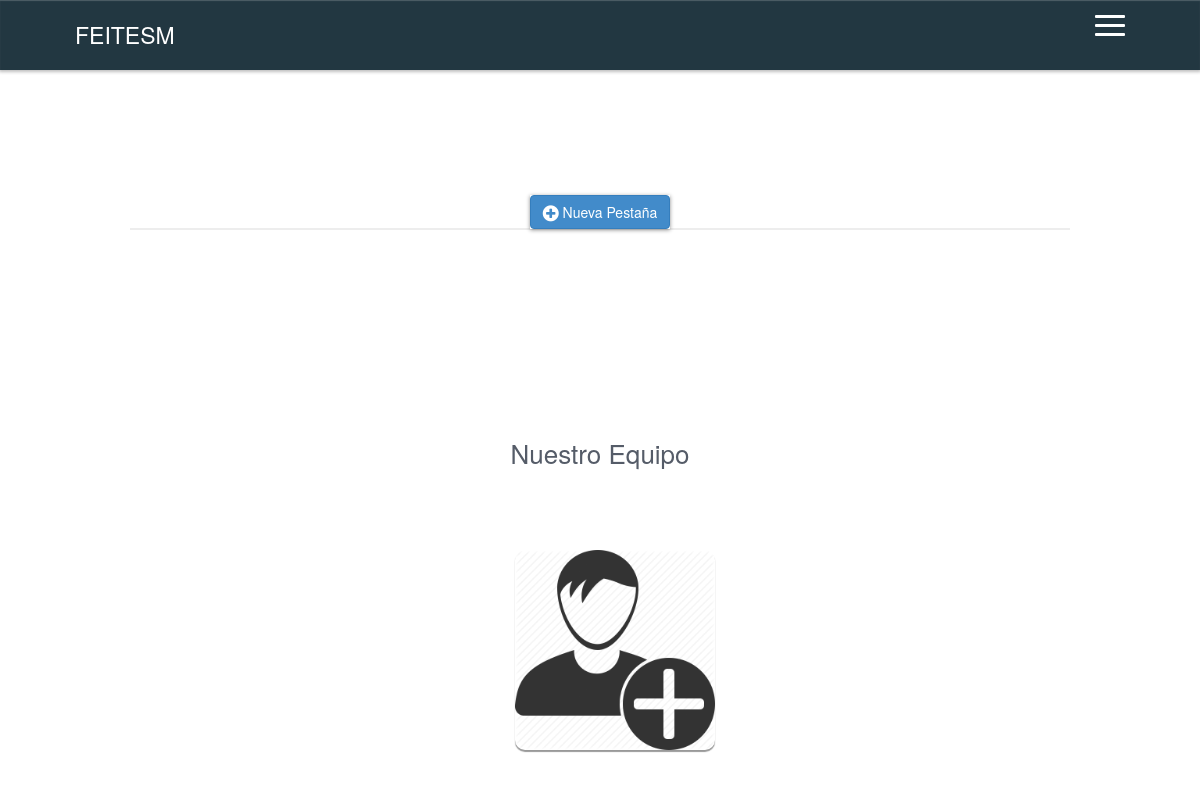
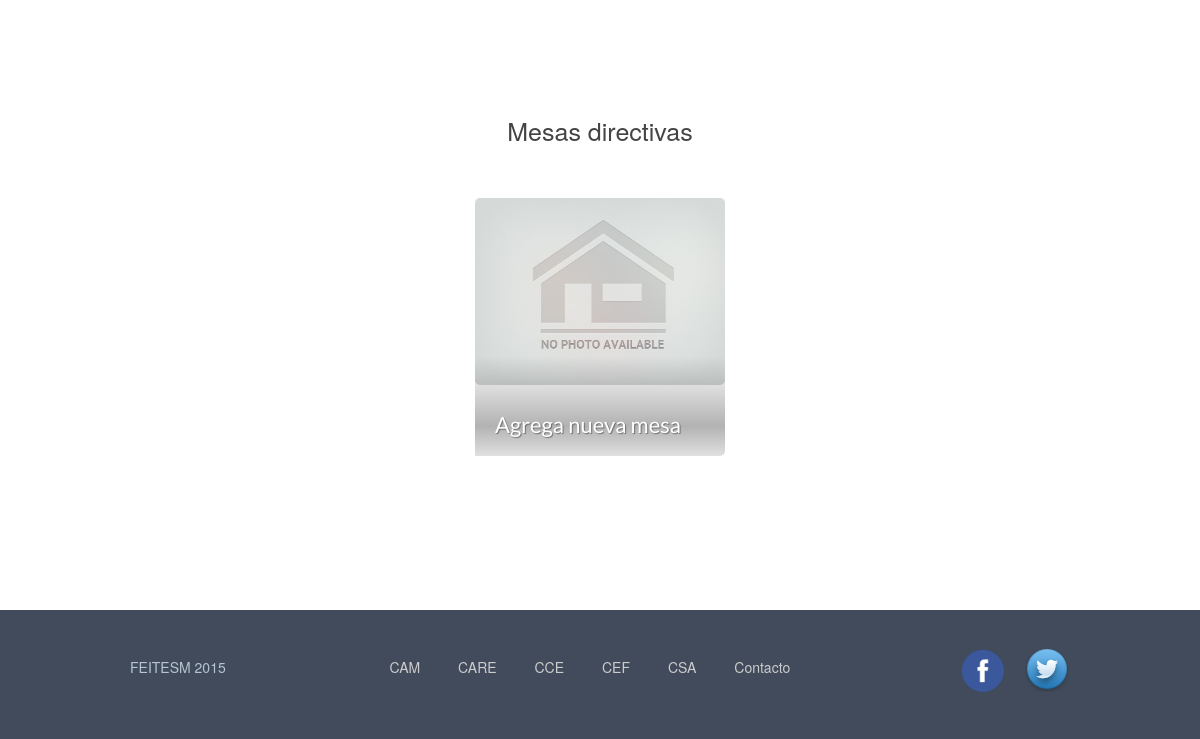
/CARE/care.php, run on an earlier commit of the app's database (2 pictures, top to bottom).
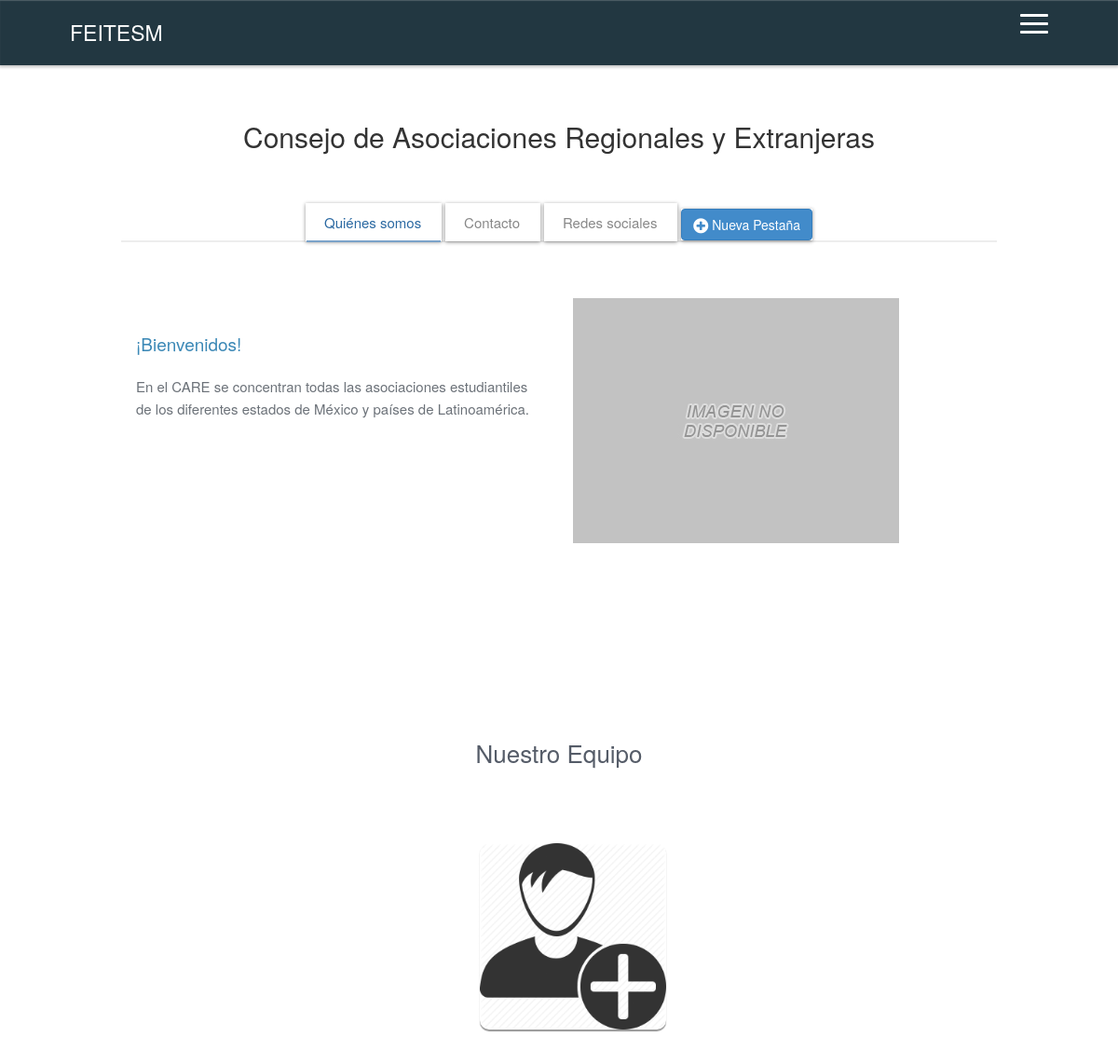
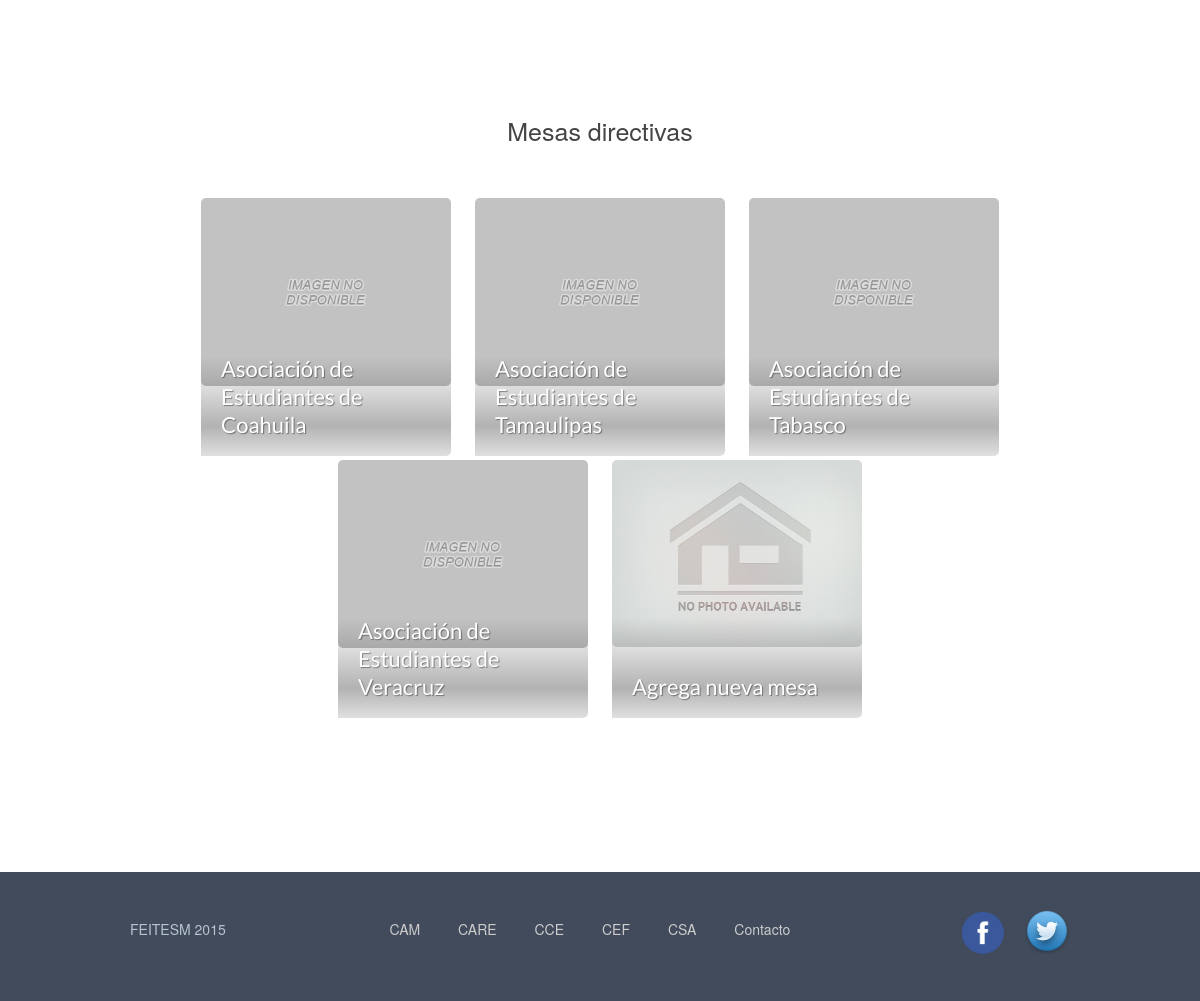
And on a later commit of the database (2 pictures, top to bottom).
### tables this page shows
CREATE TABLE IF NOT EXISTS `organizacion` (
  `id_org` int(11) NOT NULL AUTO_INCREMENT,
  `siglas` varchar(30) NOT NULL,
  `nombre` varchar(100) NOT NULL,
  `descripcion` varchar(600) NOT NULL,
  `email_contacto` varchar(50) DEFAULT NULL,
  `logo_url` varchar(255) NOT NULL DEFAULT 'images\\organizaciones\\default.jpg',
  `facebook` varchar(255) DEFAULT NULL,
  `twitter` varchar(255) DEFAULT NULL,
  `instagram` varchar(255) DEFAULT NULL,
  `id_org_padre` int(11) DEFAULT NULL,
  PRIMARY KEY (`id_org`),
  UNIQUE KEY `siglas` (`siglas`)
);

CREATE TABLE IF NOT EXISTS `informacion` (
  `id_inf` int(11) NOT NULL AUTO_INCREMENT,
  `id_org` int(11) NOT NULL,
  `tabla_titulo` varchar(60) NOT NULL DEFAULT 'Nueva Tab',
  `titulo` varchar(50) DEFAULT 'Titulo',
  `contenido` varchar(1200) DEFAULT 'Contenido',
  `img_url` varchar(255) DEFAULT '/feitesm-website/images/default.jpg',
  `contacto` tinyint(1) NOT NULL,
  `redes` tinyint(1) NOT NULL,
  PRIMARY KEY (`id_inf`),
  KEY `org_deletion` (`id_org`)
);

### classes/Database.php (called while the page is built, shortened)
<?php
class Database
{
	protected $mysqli;
	public function __construct()
	{
		$server = 'localhost';
		$user = 'root';
		$password = '';
		$databaseName = 'feitesm_website_db';
		$this->mysqli = new mysqli($server,$user,$password,$databaseName);
		mysqli_set_charset($this->mysqli,"utf8");
	}
	public function query($sql)
	{
		$sql2 = str_replace("\\","/",$sql);
		return $this->mysqli->query($sql2);
	}
	public function select($what,$from,$where)
	{
		$sql = "
			SELECT {$what}
			FROM {$from}
			WHERE {$where}
		";
		return $this->query($sql);
	}
}

### classes/Google_Auth.php (called while the page is built, shortened)
<?php
class Google_Auth
{
	public function __construct(Database $db = null, Google_Client $googleClient = null)
	{
		$this->client = $googleClient;
	}
	public function isLoggedIn()
	{
		return true;
	}
}

### classes/Resources_Manager.php (called while the page is built, shortened)
<?php
class Resources_Manager
{
	protected $db;
	public function __construct(Database $db = null){
		$this->db = $db;
	}
	public function getOrgID($orgSign)
	{
		$what = "id_org";
		$from = "organizacion";
		$where = "siglas = '{$orgSign}'";
		$return = $this->db->select($what,$from,$where);
		if ($return) {
			$return = $return->fetch_assoc();
			return $return["id_org"];
		}
		return null;
	}
	public function getTabsInfo($orgSign)
	{
		$id_org = $this->getOrgID($orgSign);
		$what = "*";
		$from = "informacion";
		$where = "id_org = '{$id_org}'";
		return $this->db->select($what,$from,$where);
	}
	public function getStaffInfo($orgSign)
	{
		$id_org = $this->getOrgID($orgSign);
		$what = "*";
		$from = "integrantes";
		$where = "id_org = '{$id_org}'";
		return $this->db->select($what,$from,$where);
	}
	public function getOrgInfo($orgSign){
		$id_org = $this->getOrgID($orgSign);
		$what = "*";
		$from = "organizacion";
		$where = "id_org = '{$id_org}'";
		return $this->db->select($what,$from,$where)->fetch_assoc();
	}
	public function getOrgChilds($orgSign){
		$id_org = $this->getOrgID($orgSign);
		$what = "*";
		$from = "organizacion";
		$where = "id_org_padre = '{$id_org}'";
		return $this->db->select($what,$from,$where);
	}
}
?>

### CARE/care.php (the view, shortened to what this page needs)
<?php
	$db = new Database;
	$googleClient = new Google_Client();
	$auth = new Google_Auth($db,$googleClient);
	$client = new Resources_Manager(new Database);
	$orgSign = "care";
	$thisOrg = $client->getOrgInfo($orgSign);
?>
<!DOCTYPE html>
<html>
<head>
	<link rel="stylesheet" type="text/css" href="../css/compiled/theme.css">
	<link rel="stylesheet" type="text/css" href="../css/vendor/font-awesome.css">
	<link rel="stylesheet" type="text/css" href="../css/vendor/animate.css">
	<link rel="stylesheet" type="text/css" href="../css/app.css">
</head>
<body id="features" >
	<div class="st-container">
		<?php include (__ROOT__.'/nav.php'); ?>
		<div class="st-pusher">
			<div class="st-content">
				<header class="navbar navbar-inverse normal" role="banner">
					<?php include (__ROOT__.'/header.php'); ?>
				</header>
				<div id="tabs">
					<div class="container">
						<div class="row header">
							<h2><?= $thisOrg['nombre'] ?></h2>
						</div>
						<?php
							$tabsInfo = $client->getTabsInfo($orgSign);
							if($tabsInfo->num_rows > 0 || $auth->isLoggedIn()) :
						?>
						<div class="row">
							<div class="col-md-12 tabs-wrapper">
								<ul class="nav nav-tabs">
									<?php
										while($row = $tabsInfo->fetch_assoc()):
									?>
									<li>
										<a class="tab_element" href="#Tab-<?=$row["id_inf"]?>" data-toggle="tab"> <?=$row["tabla_titulo"]?></a>
									</li>
									<?php
										endwhile;
										if($auth->isLoggedIn()):
									?>
									<li id="newTabButton">
											<button class="btn btn-large btn-primary" onclick="agregarTab()">
												<i class="fa fa-plus-circle fa-lg fa-align-center"></i>
												Nueva Pestaña
											</button>
										</li>
									<?php endif; ?>
								</ul>
								<div class="tab-content">
									<?php
										$tabsInfo = $client->getTabsInfo($orgSign);
										while($row = $tabsInfo->fetch_assoc()):
											if($row['contacto'] == 1):
									?>
									<div class="tab-pane fade" id="Tab-<?=$row["id_inf"]?>">
										<div class="col-md-12 message">
											<div id="contact-us">
												<div id="info-contact">
													<form role="form" id="contact-form" method="post" action="../php/secure_email_code.php">
														<div hidden>
															<p class="contacto">1</p>
															<p class="redes">0</p>
														</div>
														<div class="form-group">
															<label for="name">Nombre</label>
															<input type="text" name="name" class="form-control" id="name" />
															<input type="hidden" name= "to" id="to" value="<?= $thisOrg['email_contacto']?>"/>
															<input type="hidden" name= "pathRedireccion" id="to" value="/CARE/care.php"/>
														</div>
														<div class="form-group">
															<label for="email">Correo electr&oacute;nico</label>
															<input type="email" name="email" class="form-control" id="email" />
														</div>
														<div class="form-group">
															<label for="subject">Asunto</label>
															<input type="text" name="subject" class="form-control" id="subject" />
														</div>
														<div class="form-group">
															<label for="message">Tu mensaje</label>
															<textarea name="message" class="form-control" id="message" rows="6"></textarea>
														</div>
														<div class="submit">
															<input type="submit" class="button button-small" value="Enviar" />
														</div>
													</form>
												</div>
											</div>
										</div>
									</div>
									<?php elseif($row['redes'] == 1):?>
									<div class="tab-pane fade in" id="Tab-<?=$row["id_inf"]?>">
										<div hidden>
											<p class="contacto">0</p>
											<p class="redes">1</p>
										</div>
										<div class="col-md-6 info">
											<h4>Redes sociales</h4>
											<p><span>Facebook:</span>
											<a href="<?= $thisOrg['facebook'] ?>" target="_blank">
												caremty
											</a></p>
											<p><span>Twitter:</span>
											<a href="<?= $thisOrg['twitter'] ?>" target="_blank">
												care_mty
											</a></p>
											<p><span>Instagram:</span>
											<a href="<?= $thisOrg['instagram'] ?>" target="_blank">
												care_mty
											</a></p>
										</div>
										<div class="col-md-6 image">
											<img src="<?= $row["img_url"]?>" class="img-responsive" style="position: relative;top: 15px;" alt="picture3" />
										</div>
									</div>
									<?php else: ?>
									<div class="tab-pane fade in" id="Tab-<?=$row["id_inf"]?>">
										<div class="col-md-6 info">
											<h4 class ="titulo"><?=$row["titulo"]?></h4>
											<p class="contenido"><?=$row["contenido"]?></p>
										</div>
										<div class="col-md-6 image">
											<img src="<?=$row["img_url"]?>" class="img-responsive " alt="Foto" >
										</div>
									</div>
									<?php
										endif; endwhile;
									?>
								</div>
							</div>
						</div>
						<?php endif; ?>
					</div>
				</div>
				<?php
					$staffInfo = $client->getStaffInfo($orgSign);
					if($staffInfo->num_rows > 0 || $auth->isLoggedIn()):
						$cont = 0;
				?>
		  		<div class="container boxText">
		  			<div class="row header">
		  				<h3>Nuestro Equipo</h3>
		  			</div>
					<div id="about-us">
						<div id="info">
							<div class="container">
								<div class="row team">
									<?php
										if($auth->isLoggedIn()):
											if($cont == 0):
									?>
									<div class="col-md-12 team-row">
									<?php	endif; ?>
										<img rowN="<?=$cont?>" src="../images/personas/add.png" data-toggle="tooltip" title="Agrega nuevo integrante" alt="addNew"  />
									<?php	if($cont == 0): ?>
									</div>
									<?php
											endif;
										endif;
									?>
								</div>
							</div>
						</div>
					</div>
				</div>
				<?php endif ?>
				<?php
					$orgInfo = $client->getOrgChilds($orgSign);
					if($orgInfo->num_rows > 0 || $auth->isLoggedIn()):
				?>
				<div id="showcase">
					<div class="container">
						<div class="row header">
							<h3>Mesas directivas</h3>
						</div>
						<div class="row">
							<div class="col-md-12 pics">
								<?php
									while($row = $orgInfo->fetch_assoc()):
								?>
								<div class="pic">
									<img src="<?=$row['logo_url']?>" alt="Persona" />
									<div class="bg nombre">
										<p><?=$row['nombre']?></p>
									</div>
								</div>
								<?php
									endwhile;
									if($auth->isLoggedIn()):
								?>
								<div class="pic">
									<img src="../images/organizaciones/default.jpg" alt="añadir"  />
									<div class="bg nombre">
										<p>Agrega nueva mesa</p>
									</div>
								</div>
								<?php endif?>
							</div>
						</div>
					</div>
				</div>
				<?php endif ?>
				<?php include (__ROOT__.'\footer.php') ?>
			</div>
		</div>
	</div>
</body>
</html>

### nav.php (shortened to what this page needs)
<nav class="nav-menu">
	<h3>Consejos</h3>
	<a href="/index.php" class="item">
	</a>
	<a href="/CAM/CAM.php" class="item">
	</a>
	<a href="/CARE/care.php" class="item">
	</a>
	<a href="/CCE/CCE.php" class="item">
	</a>
	<a href="/CEF/CEF.php" class="item">
	</a>
	<a href="/CSA/CSA.php" class="item">
	</a>
	<a href="/contactus.php" class="item">
	</a>
	<?php if($auth->isLoggedIn()): ?>
	<a href="logout.php">Cerrar Sesion</a>
	<?php endif; ?>
	<div class="social">
		<a href="http://www.twitter.com/feitesm_mty">
		</a>
		<a href="http://www.facebook.com/feitesm.mty">
		</a>
	</div>
</nav>

### header.php
<div class="container head">
	<div class="navbar-header">
		<a href="/feitesm-website/index.php" class="navbar-brand">FEITESM</a>
	</div>
	<div class="sidebar-toggle">
		<div class="line"></div>
		<div class="line"></div>
		<div class="line"></div>
	</div>
</div>

### footer.php
<div id="footer">
	<div class="container">
		<div class="row">
			<div class="col-sm-3 copyright">
				FEITESM 2015
			</div>
			<div class="col-sm-6 menu">
				<ul>
					<li>
					<a href="#">CAM</a>
				</li>
				<li>
					<a href="../CARE/principalCARE.html">CARE</a>
				</li>
				<li>
					<a href="../CCE/principalCCE.html">CCE</a>
				</li>
				<li>
					<a href="../CEF/principalCEF.html">CEF</a>
				</li>
				<li>
					<a href="../CSA/principalCSA.html">CSA</a>
				</li>
				<li>
					<a href="../contactus.html">Contacto</a>
				</li>
				</ul>
			</div>
			<div class="col-sm-3 social">
				<a href="http://www.facebook.com/feitesm.mty" target="_blank">
					<img src="/feitesm-website/images/social/social-fb.png" alt="facebook" />
				</a>
				<a href="http://www.twitter.com/feitesm_mty" target="_blank">
					<img src="/feitesm-website/images/social/social-tw.png" alt="twitter" />
				</a>
			</div>
		</div>
	</div>
</div>

### css/app.css (style rules this page uses)
.head { width: 90%; }
.boxy { box-shadow: 0px 1px 4px 0px rgba(0, 0, 0, 0.45), inset 0px 0px 1px 1px white; }
p , h1, h2, h3, h4, h5 { min-height: 10px; }
.boxText .header { text-align: center; }
.boxText .header h3 { font-size: 26px; color: #555C68; line-height: 25px; font-weight: 300; }
#tabs .tabs-wrapper .tab-content .tab-pane .info h4, #tabs .tabs-wrapper .tab-content .tab-pane .info p, #tabs .tabs-wrapper .tab-content .tab-pane .info img { margin: auto; padding: 1px; min-width: 100%; min-height: 20px; }

What changed in the data, as far as the page shows it:
added organizacion: id_org+nombre "Consejo de Asociaciones Regionales y Extranjeras"
added informacion: tabla_titulo "Quiénes somos", titulo "¡Bienvenidos!", contenido "En el CARE se concentran todas las asociaciones estudiantiles de los diferentes estados de México y países de Latinoamérica.", contacto 0 (drawn)
added informacion: tabla_titulo "Contacto", shown under "Consejo de Asociaciones Regionales y Extranjeras"
added informacion: tabla_titulo "Redes sociales", shown under "Consejo de Asociaciones Regionales y Extranjeras"
added organizacion: nombre "Asociación de Estudiantes de Coahuila"
added organizacion: nombre "Asociación de Estudiantes de Tamaulipas"
added organizacion: nombre "Asociación de Estudiantes de Tabasco"
added organizacion: nombre "Asociación de Estudiantes de Veracruz"
